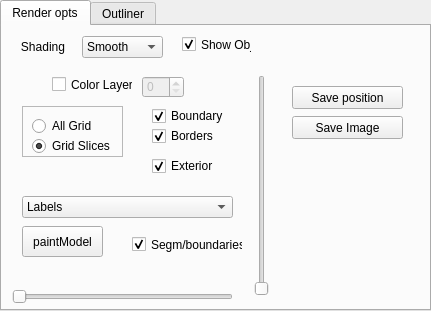
         <widget class="QTabWidget" name="tabWidget_2">
          <property name="geometry">
           <rect>
            <x>10</x>
            <y>370</y>
            <width>431</width>
            <height>311</height>
           </rect>
          </property>
          <property name="currentIndex">
           <number>0</number>
          </property>
          <widget class="QWidget" name="tab_4">
           <attribute name="title">
            <string>Render opts</string>
           </attribute>
           <widget class="QSpinBox" name="ColorLayerSeletion">
            <property name="enabled">
             <bool>false</bool>
            </property>
            <property name="geometry">
             <rect>
              <x>140</x>
              <y>50</y>
              <width>42</width>
              <height>22</height>
             </rect>
            </property>
           </widget>
           <widget class="QComboBox" name="shadingModeSelection">
            <property name="geometry">
             <rect>
              <x>80</x>
              <y>10</y>
              <width>81</width>
              <height>22</height>
             </rect>
            </property>
            <item>
             <property name="text">
              <string>Smooth</string>
             </property>
            </item>
            <item>
             <property name="text">
              <string>Flat</string>
             </property>
            </item>
            <item>
             <property name="text">
              <string>Blended</string>
             </property>
            </item>
            <item>
             <property name="text">
              <string>Lines</string>
             </property>
            </item>
           </widget>
           <widget class="QLabel" name="label_3">
            <property name="geometry">
             <rect>
              <x>10</x>
              <y>10</y>
              <width>62</width>
              <height>21</height>
             </rect>
            </property>
            <property name="text">
             <string>Shading</string>
            </property>
            <property name="alignment">
             <set>Qt::AlignCenter</set>
            </property>
           </widget>
           <widget class="QCheckBox" name="colorLayersCheck">
            <property name="geometry">
             <rect>
              <x>50</x>
              <y>50</y>
              <width>81</width>
              <height>17</height>
             </rect>
            </property>
            <property name="text">
             <string>Color Layers</string>
            </property>
           </widget>
           <widget class="QCheckBox" name="GridDraw_interior">
            <property name="enabled">
             <bool>true</bool>
            </property>
            <property name="geometry">
             <rect>
              <x>150</x>
              <y>100</y>
              <width>71</width>
              <height>20</height>
             </rect>
            </property>
            <property name="text">
             <string>Borders</string>
            </property>
            <property name="checked">
             <bool>true</bool>
            </property>
           </widget>
           <widget class="QCheckBox" name="GridDraw_boundary">
            <property name="enabled">
             <bool>true</bool>
            </property>
            <property name="geometry">
             <rect>
              <x>150</x>
              <y>80</y>
              <width>91</width>
              <height>20</height>
             </rect>
            </property>
            <property name="text">
             <string>Boundary</string>
            </property>
            <property name="checked">
             <bool>true</bool>
            </property>
           </widget>
           <widget class="QCheckBox" name="GridDraw_exterior">
            <property name="enabled">
             <bool>true</bool>
            </property>
            <property name="geometry">
             <rect>
              <x>150</x>
              <y>130</y>
              <width>81</width>
              <height>20</height>
             </rect>
            </property>
            <property name="text">
             <string>Exterior</string>
            </property>
            <property name="checked">
             <bool>true</bool>
            </property>
           </widget>
           <widget class="QSlider" name="SliceSelectorXY">
            <property name="enabled">
             <bool>true</bool>
            </property>
            <property name="geometry">
             <rect>
              <x>10</x>
              <y>260</y>
              <width>221</width>
              <height>22</height>
             </rect>
            </property>
            <property name="minimum">
             <number>0</number>
            </property>
            <property name="maximum">
             <number>999</number>
            </property>
            <property name="orientation">
             <enum>Qt::Horizontal</enum>
            </property>
           </widget>
           <widget class="QSlider" name="SliceSelectorXZ">
            <property name="geometry">
             <rect>
              <x>250</x>
              <y>49</y>
              <width>20</width>
              <height>221</height>
             </rect>
            </property>
            <property name="minimum">
             <number>9</number>
            </property>
            <property name="maximum">
             <number>999</number>
            </property>
            <property name="orientation">
             <enum>Qt::Vertical</enum>
            </property>
           </widget>
           <widget class="QCheckBox" name="visibility_btn">
            <property name="geometry">
             <rect>
              <x>180</x>
              <y>10</y>
              <width>70</width>
              <height>17</height>
             </rect>
            </property>
            <property name="text">
             <string>Show Obj</string>
            </property>
            <property name="checked">
             <bool>true</bool>
            </property>
           </widget>
           <widget class="QCheckBox" name="segmentation_btn">
            <property name="geometry">
             <rect>
              <x>130</x>
              <y>210</y>
              <width>111</width>
              <height>17</height>
             </rect>
            </property>
            <property name="text">
             <string>Segm/boundaries</string>
            </property>
            <property name="checked">
             <bool>true</bool>
            </property>
           </widget>
           <widget class="QFrame" name="frame_2">
            <property name="geometry">
             <rect>
              <x>20</x>
              <y>80</y>
              <width>101</width>
              <height>51</height>
             </rect>
            </property>
            <property name="frameShape">
             <enum>QFrame::StyledPanel</enum>
            </property>
            <property name="frameShadow">
             <enum>QFrame::Raised</enum>
            </property>
            <widget class="QRadioButton" name="gridSlices_button">
             <property name="geometry">
              <rect>
               <x>10</x>
               <y>30</y>
               <width>102</width>
               <height>20</height>
              </rect>
             </property>
             <property name="text">
              <string>Grid Slices</string>
             </property>
             <property name="checked">
              <bool>true</bool>
             </property>
            </widget>
            <widget class="QRadioButton" name="allGrid_button">
             <property name="geometry">
              <rect>
               <x>10</x>
               <y>10</y>
               <width>102</width>
               <height>20</height>
              </rect>
             </property>
             <property name="text">
              <string>All Grid</string>
             </property>
             <property name="checked">
              <bool>false</bool>
             </property>
            </widget>
           </widget>
           <widget class="QComboBox" name="DataVisualizationCombo">
            <property name="geometry">
             <rect>
              <x>20</x>
              <y>170</y>
              <width>211</width>
              <height>22</height>
             </rect>
            </property>
            <item>
             <property name="text">
              <string>Labels</string>
             </property>
            </item>
            <item>
             <property name="text">
              <string>Segmentation</string>
             </property>
            </item>
            <item>
             <property name="text">
              <string>Bones segmetation</string>
             </property>
            </item>
            <item>
             <property name="text">
              <string>SegmPass</string>
             </property>
            </item>
            <item>
             <property name="text">
              <string>Weights</string>
             </property>
            </item>
            <item>
             <property name="text">
              <string>Iso Distances</string>
             </property>
            </item>
            <item>
             <property name="text">
              <string>Iso Lines</string>
             </property>
            </item>
            <item>
             <property name="text">
              <string>interiorDistanceToPoint</string>
             </property>
            </item>
            <item>
             <property name="text">
              <string>Confidence Level</string>
             </property>
            </item>
            <item>
             <property name="text">
              <string>Distance Error</string>
             </property>
            </item>
            <item>
             <property name="text">
              <string>Weights influence</string>
             </property>
            </item>
           </widget>
           <widget class="QPushButton" name="paintModel_btn">
            <property name="geometry">
             <rect>
              <x>20</x>
              <y>200</y>
              <width>81</width>
              <height>31</height>
             </rect>
            </property>
            <property name="text">
             <string>paintModel</string>
            </property>
           </widget>
           <widget class="QPushButton" name="savePosition_button">
            <property name="geometry">
             <rect>
              <x>290</x>
              <y>60</y>
              <width>111</width>
              <height>23</height>
             </rect>
            </property>
            <property name="text">
             <string>Save position</string>
            </property>
           </widget>
           <widget class="QPushButton" name="saveImage_button">
            <property name="geometry">
             <rect>
              <x>290</x>
              <y>90</y>
              <width>111</width>
              <height>23</height>
             </rect>
            </property>
            <property name="text">
             <string>Save Image</string>
            </property>
           </widget>
          </widget>
          <widget class="QWidget" name="tab_7">
           <attribute name="title">
            <string>Outliner</string>
           </attribute>
           <widget class="QTreeView" name="outlinerView">
            <property name="geometry">
             <rect>
              <x>-10</x>
              <y>0</y>
              <width>431</width>
              <height>291</height>
             </rect>
            </property>
            <property name="sizePolicy">
             <sizepolicy hsizetype="Maximum" vsizetype="Maximum">
              <horstretch>0</horstretch>
              <verstretch>0</verstretch>
             </sizepolicy>
            </property>
            <property name="verticalScrollBarPolicy">
             <enum>Qt::ScrollBarAlwaysOn</enum>
            </property>
            <property name="horizontalScrollBarPolicy">
             <enum>Qt::ScrollBarAlwaysOn</enum>
            </property>
           </widget>
          </widget>
         </widget>
